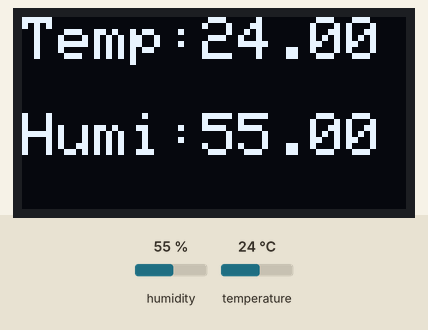
Bench run of a sketch on a simulated ESP32. On the bench: 128×64 one-colour display. Inputs (shaded band) come from the test bench; at power-on: humidity 55 %, temperature 24 °C.

Above: at 2.7 s.
2.8 s: humidity set to 22 %
At 4.8 s:
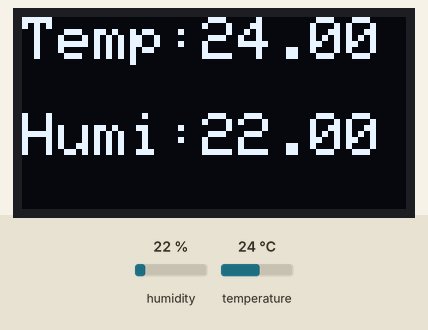
5.8 s: temperature set to 12 °C
At 6.9 s:
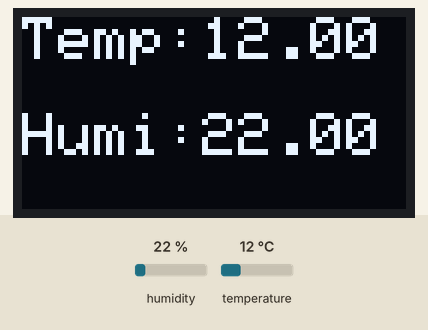
8.8 s: humidity set to 40 %
At 11.1 s:
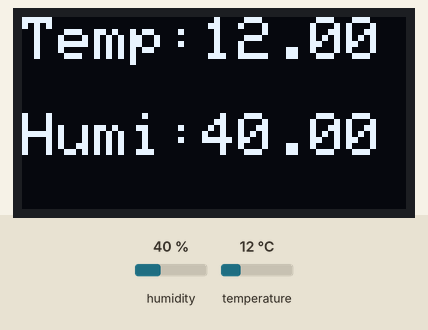
11.8 s: temperature set to 19 °C
At 13.2 s:
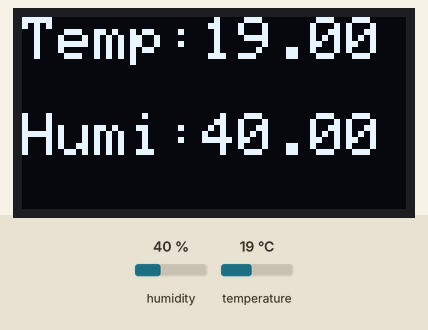
Timing chart, 0 to 14.8 s (numbered marks = the images above; inputs shaded):
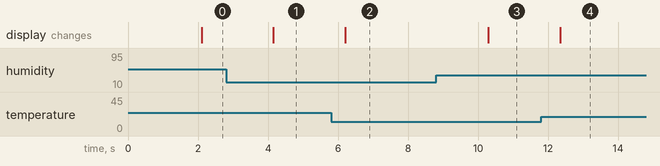

The sketch:

iCON32-DHT11_OLED.ino
```cpp
#include <SPI.h>
#include <Wire.h>
#include <Adafruit_GFX.h>
#include <Adafruit_SSD1306.h>
#define SCREEN_ADDRESS 0x3C ///< See datasheet for Address; 0x3D for 128x64, 0x3C for 128x32
Adafruit_SSD1306 display(128, 64, &Wire, -1);

#include "DHT.h"
#define DHTPIN 6
#define DHTTYPE DHT11
DHT dht(DHTPIN, DHTTYPE);

void setup() {
  dht.begin();
  Wire.begin(2,3,400000);
  if(!display.begin(SSD1306_SWITCHCAPVCC, SCREEN_ADDRESS)) {
    Serial.println(F("SSD1306 allocation failed"));
    for(;;); // Don't proceed, loop forever
  }
  display.setTextColor(SSD1306_WHITE,SSD1306_BLACK);
  display.setTextSize(2); // Draw 2X-scale text
  display.clearDisplay();
  display.display();
}

void loop() {
  // Wait a few seconds between measurements.
  delay(2000);
  float h = dht.readHumidity();
  float t = dht.readTemperature();
  // Check if any reads failed and exit early (to try again).
  if (isnan(h) || isnan(t)) {
    return;
  }
  display.setCursor(0,0);
  display.println("Temp:"+String(t)+"  ");
  display.println("Humi:"+String(h)+"  ");
  display.display();
}
```

Measured:
- after the input at 2.8 s, the display: changes after 1.4 s (image 1)
- after the input at 5.8 s, the display: changes after 0.40 s (image 2)
- after the input at 8.8 s, the display: changes after 1.5 s (image 3)
- after the input at 11.8 s, the display: changes after 0.55 s (image 4)
